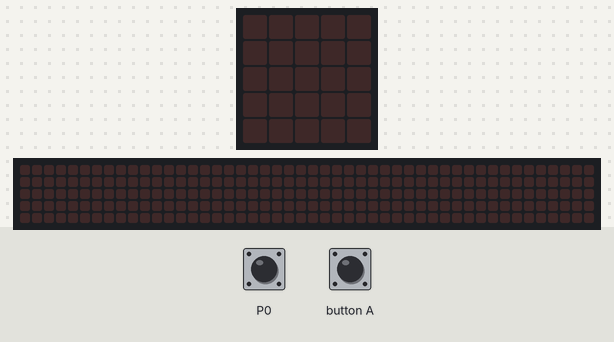
Recording of a program running on a simulated BBC micro:bit (MakeCode). Shown: the board's 5×5 LED display, a strip that is not on the board, showing the scrolling text unrolled. The inputs (shaded band) are chosen by the test bench; at power-on: P0 HIGH. No radio messages arrive unless stated (any console line starting 'radio sent:' is added by the test bench); the 48×5 strip is a reading aid, not a part: it shows the text the display is scrolling, unrolled, one strip-width of it at a time; what the program prints to the serial console is not drawn.

Above: at 1.2 s.
1.3 s: button A pressed for 0.15 s
At 1.52 s:
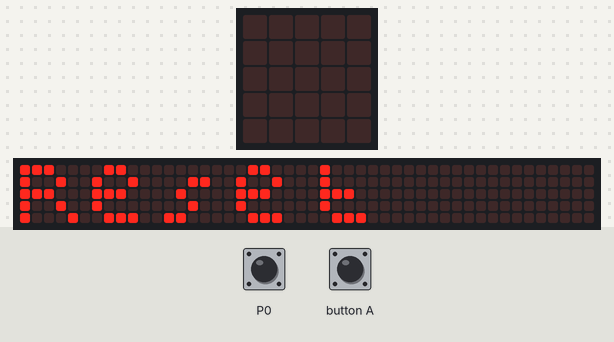
At 1.97 s:
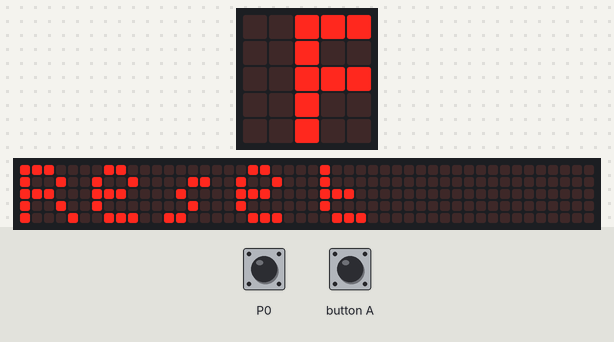
4.3 s: P0 pulled LOW for 0.15 s
7.4 s: P0 pulled LOW for 1 s
Timing chart, 0 to 10.4 s (numbered marks = the images above; inputs shaded):
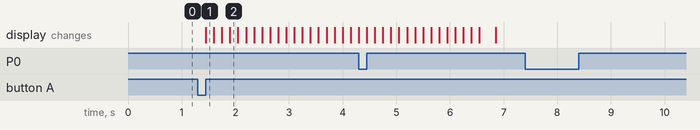

Measured:
- after the input at 1.3 s, the display: changes after 0.15 s (image 1)
- after the input at 7.4 s, every drawn part: stays the same

The program:

main.ts
```typescript
input.onButtonPressed(Button.A, function () {
    basic.showString("Reset")
    Clic = 0
})
pins.onPulsed(DigitalPin.P0, PulseValue.Low, function () {
    Clic += 1
})
let Temps = 0
let T0 = 0
let Clic = 0
radio.setGroup(5)
pins.setPull(DigitalPin.P0, PinPullMode.PullUp)
Clic = 0
basic.forever(function () {
    if (Clic > 0) {
        T0 = input.runningTime()
        while (Clic > 0) {
            radio.sendValue("Clic", Clic)
            Temps = input.runningTime() - T0
            radio.sendValue("Temps", Temps)
            basic.pause(10)
        }
    }
})
```

test.ts
```typescript
// les tests vont ici ; cela ne sera pas compilé si ce paquet est utilisé en tant qu'extension.
```
